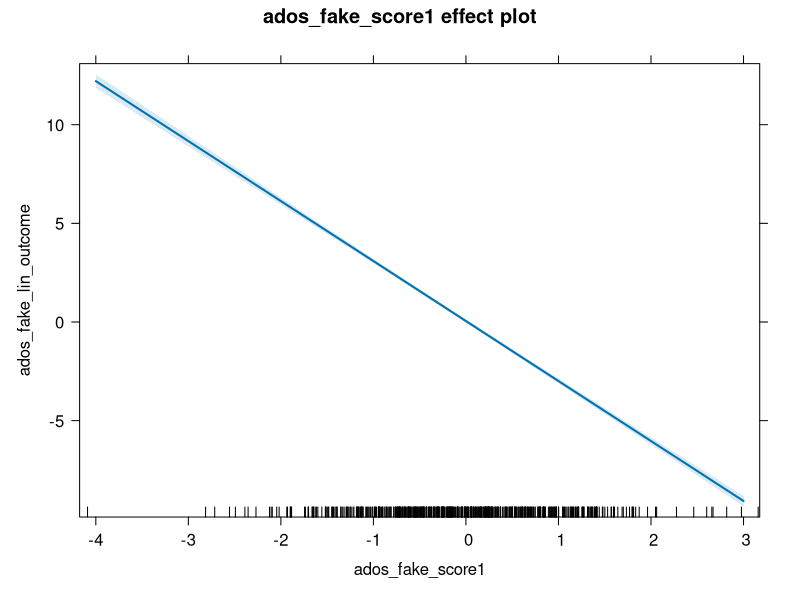
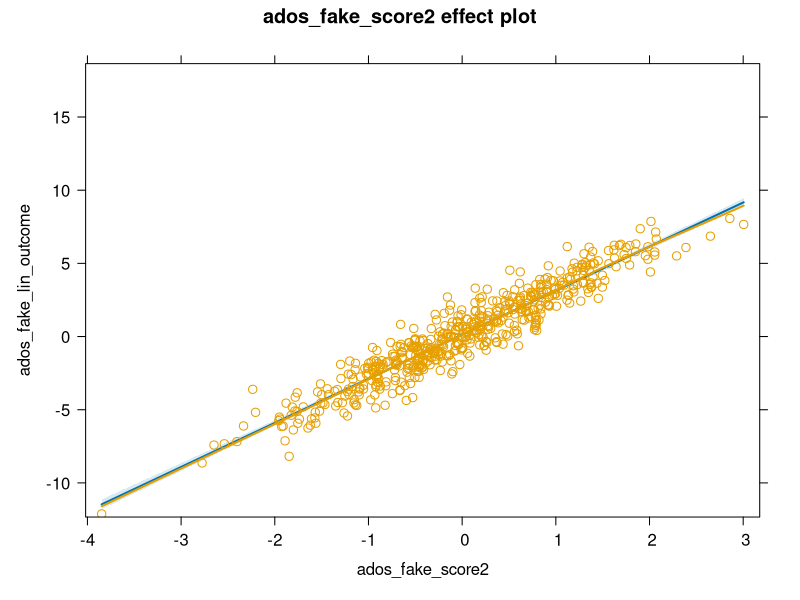
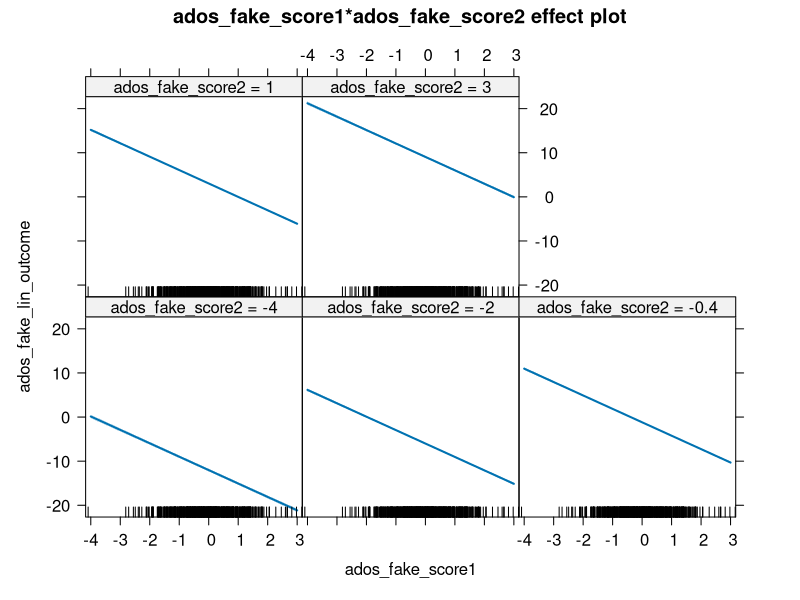
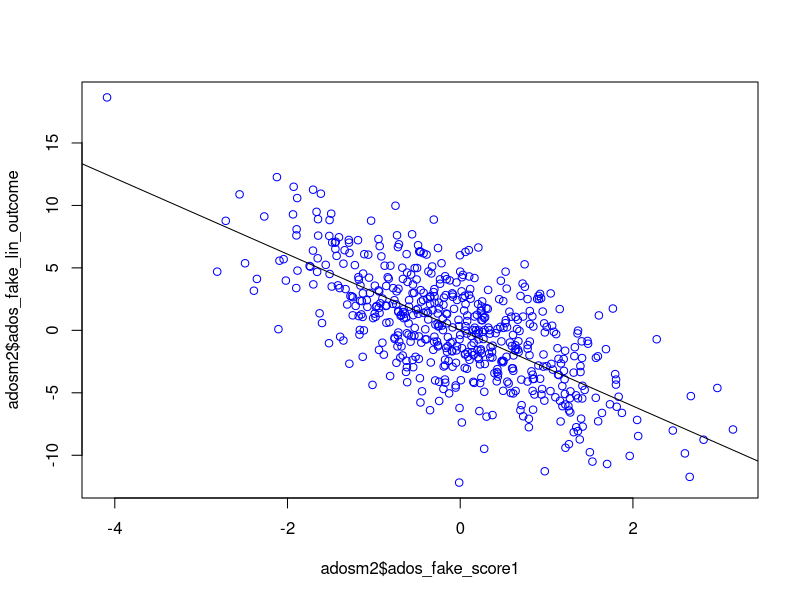
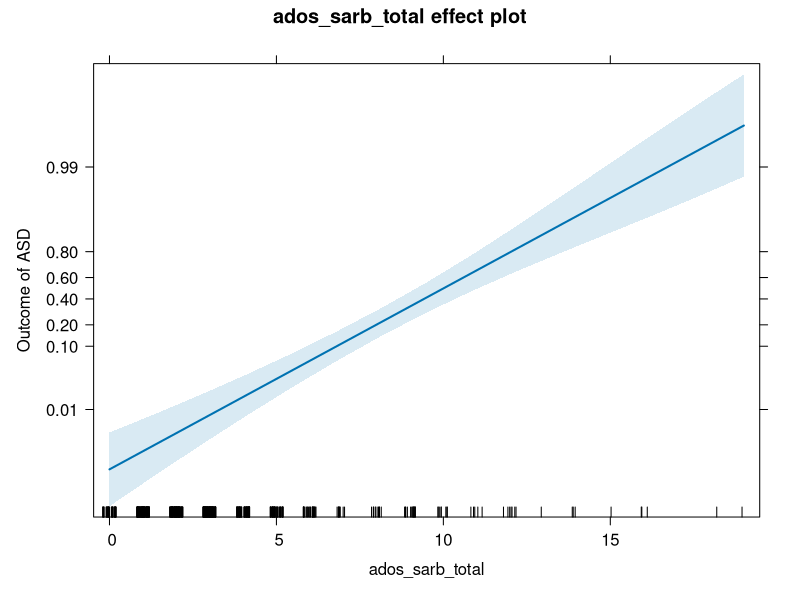
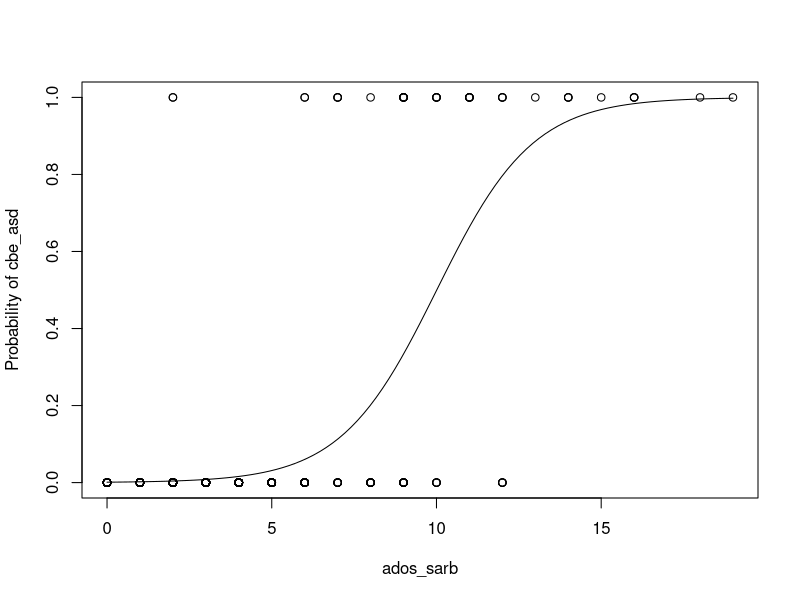

These figures' R source, in order: (Note: this script raises an error after producing the figures.)
## Load required libraries
library("lme4")  # For creating mixed effects models
# install.packages("lme4")
library("effects")  # For plotting models
# install.packages("effects")

#-----------------------------------------------------------------------------#
#### Read in data ####
#-----------------------------------------------------------------------------#
adosm2 <- read.csv("./datasets/adosm2_scored.csv", 
                   stringsAsFactors = FALSE)

## Our dataset
head(adosm2)

#-----------------------------------------------------------------------------#
#### Basic Stats functions ####
#-----------------------------------------------------------------------------#

## Mean, Median, Standard Deviation, Summary
mean(adosm2$ados_sarb_total, na.rm = TRUE)
median(adosm2$ados_sarb_total, na.rm = TRUE)
sd(adosm2$ados_sarb_total, na.rm = TRUE)
summary(adosm2$ados_sarb_total)


## Chi-Squared Test
chisq.test(table(adosm2$clinical_outcome, adosm2$recruitment_group))

### Correlation

# Find correlation between two vars
cor.test(adosm2$ados_fake_score1, adosm2$ados_fake_lin_outcome)

#-----------------------------------------------------------------------------#
#### Linear Regression ####
#-----------------------------------------------------------------------------#


### Creating a Linear Regression Model

# We use the lm() function to create a Linear Regression Model
# The first parameter takes in an equation of the form: 
# "dependentVar ~ predictor1 + predictor2 + ..."
# So the dependentVar is a function of the predictor variables
# In order to use column names as variables in this eq., the `data` parameter takes in a dataframe as input.


# To demonstrate a linear model, we use fake ados columns within the ados
# dataframe
linearMod <- 
  lm(ados_fake_lin_outcome ~ ados_fake_score1 + ados_fake_score2,
     data=adosm2)

linearMod
### Residuals, P-Values, Coefficients, with summary()
View(linearMod)
summary(linearMod)


### Plotting the Linear Model
# create effects object
eff_fake_score1 <- Effect(c("ados_fake_score1"), linearMod)
plot(eff_fake_score1)
# Plot with residuals
eff_fake_score2 <- Effect(c("ados_fake_score2"), linearMod, residuals = TRUE)
plot(eff_fake_score2)
eff_fake_score_1_2<- Effect(c("ados_fake_score1", "ados_fake_score2"), linearMod)
plot(eff_fake_score_1_2)
# If R version 3.4 or older
# Plot model with abline instead of Effect()
plot(x = adosm2$ados_fake_score1, y = adosm2$ados_fake_lin_outcome, col = "blue")
abline(linearMod)



#-----------------------------------------------------------------------------#
#### Logistic Regression ####
#-----------------------------------------------------------------------------#
adosm2$clinical_asd <- ifelse(adosm2$clinical_outcome %in% c("Autism", "ASD"), "ASD", "Non-ASD")

adosm2$clinical_asd <- as.factor(adosm2$clinical_asd)

adosm2$clinical_asd <- relevel(adosm2$clinical_asd, ref = "Non-ASD")

mod <- glm(clinical_asd ~ 1 + ados_sarb_total,
           data = adosm2,
           family = "binomial")

eff <- Effect(c("ados_sarb_total"), mod)
plot(eff,
     axes = list(
       y = list(
         lab = "Outcome of ASD",
         ticks = list(at = c(.01, .1, .2, .4, .6, .8,  .99))))
)

# If R version 3.4 or older
# Turn the dependent variable to 0s and 1s
adosm2$clinical_asd_2 <- ifelse(as.character(adosm2$clinical_asd) == "ASD", 1, 0)
plot(x = adosm2$ados_sarb_total,
     y = adosm2$clinical_asd_2,
     xlab = "ados_sarb",
     ylab="Probability of cbe_asd")
# Create logistic regression model, same as before
g <- glm(clinical_asd_2 ~ 1 + ados_sarb_total,
         family="binomial",
         data=adosm2)
# Plot a curve with model
curve(
  predict(g, data.frame(ados_sarb_total=x), type="resp"), 
  add=TRUE
)

#-----------------------------------------------------------------------------#
#### Mixed Effects Models ####
#-----------------------------------------------------------------------------#
### Mixed Effects Logistic Regression

# analyze- logistic regression mixed effects
adosm2$clinical_asd <- ifelse(adosm2$clinical_asd %in% c("Autism", "ASD"), "ASD", "Non-ASD")
adosm2$clinical_asd <- as.factor(adosm2$clinical_asd)
adosm2$clinical_asd <- relevel(adosm2$clinical_asd, ref = "Non-ASD")
mod <- glmer(clinical_asd ~ 1 + (1|visit) + ados_sarb_total,
                   data = adosm2,
                   family = "binomial")
eff <- Effect(c("ados_sarb_total"), mod)
plot(eff,
     axes = list(
       y = list(
         lab = "CBE of ASD",
         ticks = list(at = c(.01, .1, .2, .4, .6, .8,  .99))))
)
